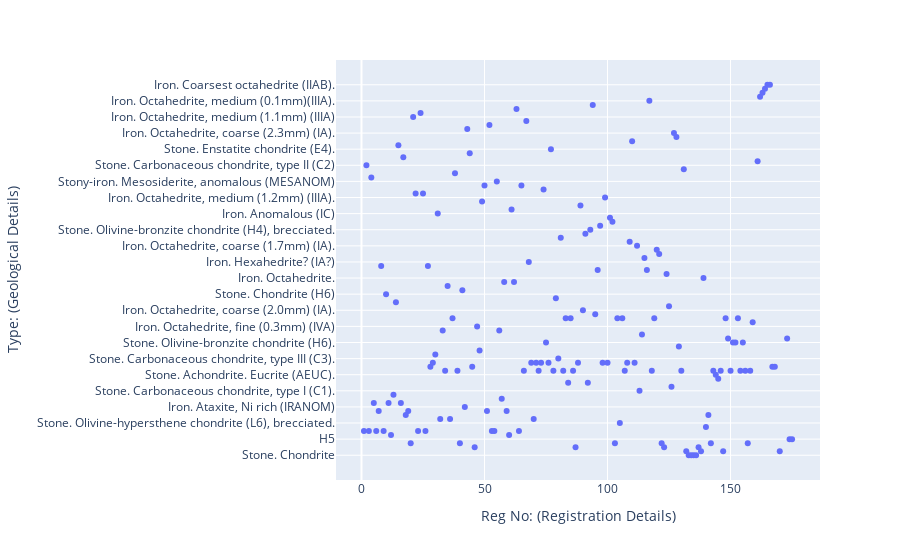
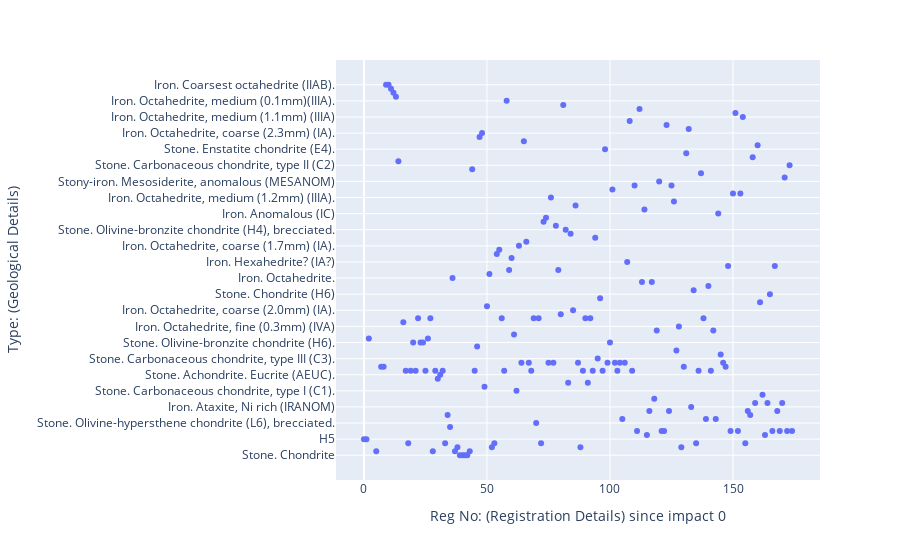

These figures' notebook cell, in order:
### Code cell
import plotly_express as px

id = df['Reg No: (Registration Details)'].values
type = df['Type: (Geological Details)'].values

fig = px.scatter(df,x=id,y=type,labels={'x':'Reg No: (Registration Details)', 'y':'Type: (Geological Details)'})
fig.show()

time_yrs = max(id)-id

fig_2 = px.scatter(df,x=time_yrs,y=type, labels={'x':' Reg No: (Registration Details) since impact 0', 'y':'Type: (Geological Details)'})
fig_2.show()

### Figure 1 — Plotly figure (JSON) as saved in the notebook; plotly's stock layout.template omitted (floating-point values rounded to 4 significant figures; data arrays with more than 128 entries replaced by an {"elided": "..."} marker saying what was removed)
{"data": [{"hovertemplate": "Reg No: (Registration Details)=%{x}<br>Type: (Geological Details)=%{y}<extra></extra>", "legendgroup": "", "marker": {"color": "#636efa", "symbol": "circle"}, "mode": "markers", "name": "", "orientation": "h", "showlegend": false, "type": "scatter", "x": {"elided": "175 int values"}, "xaxis": "x", "y": {"elided": "175 str values"}, "yaxis": "y"}], "layout": {"legend": {"tracegroupgap": 0}, "margin": {"t": 60}, "xaxis": {"anchor": "y", "domain": [0, 1], "title": {"text": "Reg No: (Registration Details)"}}, "yaxis": {"anchor": "x", "domain": [0, 1], "title": {"text": "Type: (Geological Details)"}}}}

### Figure 2 — Plotly figure (JSON) as saved in the notebook; plotly's stock layout.template omitted (floating-point values rounded to 4 significant figures; data arrays with more than 128 entries replaced by an {"elided": "..."} marker saying what was removed)
{"data": [{"hovertemplate": " Reg No: (Registration Details) since impact 0=%{x}<br>Type: (Geological Details)=%{y}<extra></extra>", "legendgroup": "", "marker": {"color": "#636efa", "symbol": "circle"}, "mode": "markers", "name": "", "orientation": "h", "showlegend": false, "type": "scatter", "x": {"elided": "175 int values"}, "xaxis": "x", "y": {"elided": "175 str values"}, "yaxis": "y"}], "layout": {"legend": {"tracegroupgap": 0}, "margin": {"t": 60}, "xaxis": {"anchor": "y", "domain": [0, 1], "title": {"text": " Reg No: (Registration Details) since impact 0"}}, "yaxis": {"anchor": "x", "domain": [0, 1], "title": {"text": "Type: (Geological Details)"}}}}
